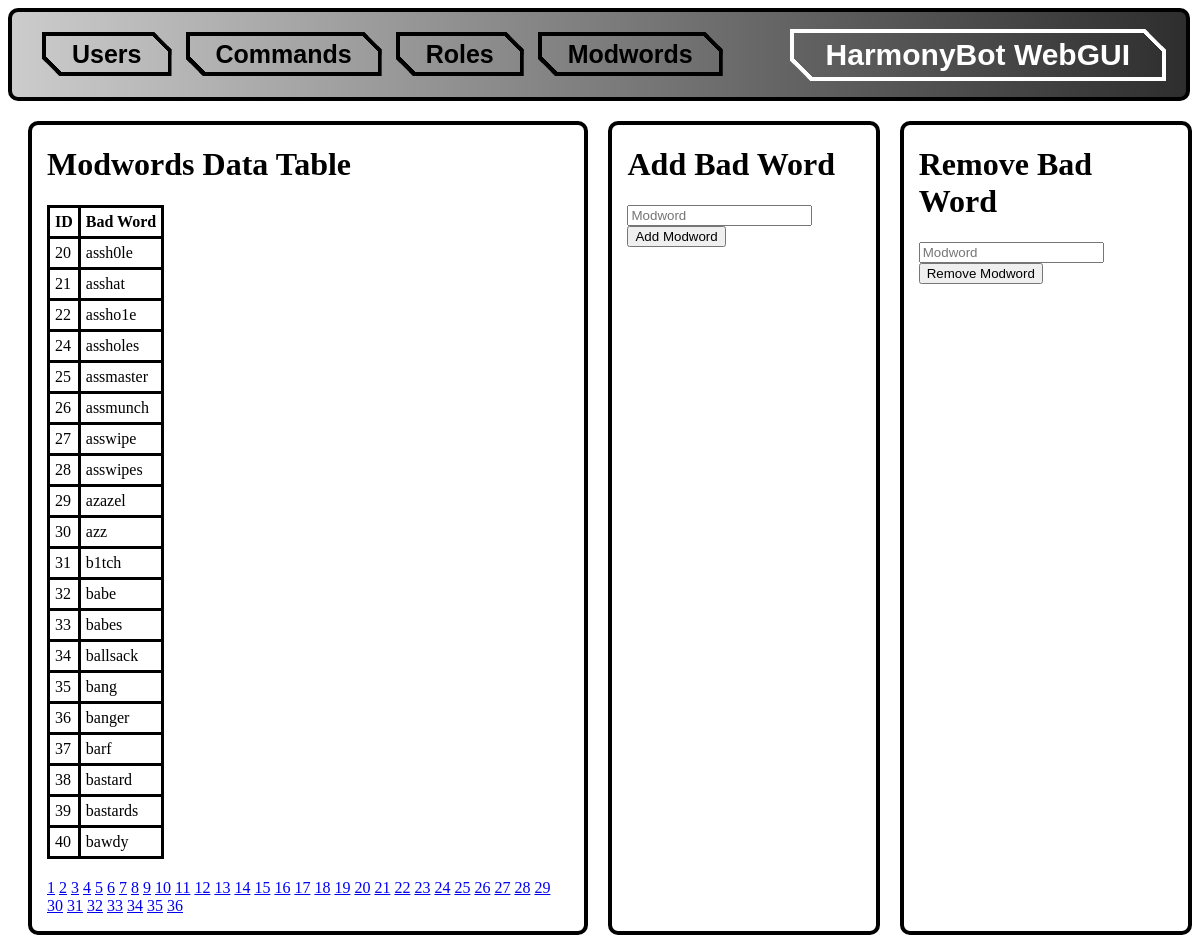
The page /PHP/modwords.php?page_number=2 on the database its author committed.
### tables this page shows
CREATE TABLE IF NOT EXISTS `ModWords` (
  `ModWordsID` INT NOT NULL AUTO_INCREMENT,
  `BadWords` VARCHAR(45) NOT NULL,
  PRIMARY KEY (`ModWordsID`),
  UNIQUE INDEX `ModWordsID_UNIQUE` (`ModWordsID` ASC) VISIBLE,
  UNIQUE INDEX `BadWords_UNIQUE` (`BadWords` ASC) VISIBLE);

### PHP/process/displayModwordsTable.php (the view)
<?php
$db = new PDO('mysql:host=localhost;dbname=harmonybot', 'root', '');
$sql = 'SELECT COUNT(*) FROM modwords';
$stmt = $db->prepare($sql);
$stmt->execute();
$total_rows = $stmt->fetchColumn();
$rows_per_page = 20;
$page_number = isset($_GET['page_number']) ? $_GET['page_number'] : 1;
$offset = ($page_number - 1) * $rows_per_page;
$sql = 'SELECT * FROM modwords LIMIT ' . $offset . ',' . $rows_per_page;
$stmt = $db->prepare($sql);
$stmt->execute();
$rows = $stmt->fetchAll();
echo '<table>';
echo '<thead>';
echo '<tr>';
echo '<th>ID</th>';
echo '<th>Bad Word</th>';
echo '</tr>';
echo '</thead>';
foreach ($rows as $row) {
  echo '<tr>';
  echo '<td>' . $row['ModWordsID'] . '</td>';
  echo '<td>' . $row['BadWords'] . '</td>';
  echo '</tr>';
}
echo '</table>';
$pages = ceil($total_rows / $rows_per_page);
for ($i = 1; $i <= $pages; $i++) {
  echo '<a href="?page_number=' . $i . '">' . $i . '</a> ';
}
?>

### PHP/includes/styles.css (style rules this page uses)
table, th, td { border: 3px solid #000; border-collapse: collapse; margin-bottom: 20px; }
th, td { padding: 5px; }
th { text-align: left; }

### rows shown on the page
modwords: ModWordsID "20", BadWords "assh0le"
modwords: ModWordsID "21", BadWords "asshat"
modwords: ModWordsID "22", BadWords "assho1e"
modwords: ModWordsID "24", BadWords "assholes"
modwords: ModWordsID "25", BadWords "assmaster"
modwords: ModWordsID "26", BadWords "assmunch"
modwords: ModWordsID "27", BadWords "asswipe"
modwords: ModWordsID "28", BadWords "asswipes"
modwords: ModWordsID "29", BadWords "azazel"
modwords: ModWordsID "30", BadWords "azz"
modwords: ModWordsID "31", BadWords "b1tch"
modwords: ModWordsID "32", BadWords "babe"
modwords: ModWordsID "33", BadWords "babes"
modwords: ModWordsID "34", BadWords "ballsack"
modwords: ModWordsID "35", BadWords "bang"
modwords: ModWordsID "36", BadWords "banger"
modwords: ModWordsID "37", BadWords "barf"
modwords: ModWordsID "38", BadWords "bastard"
modwords: ModWordsID "39", BadWords "bastards"
modwords: ModWordsID "40", BadWords "bawdy"
